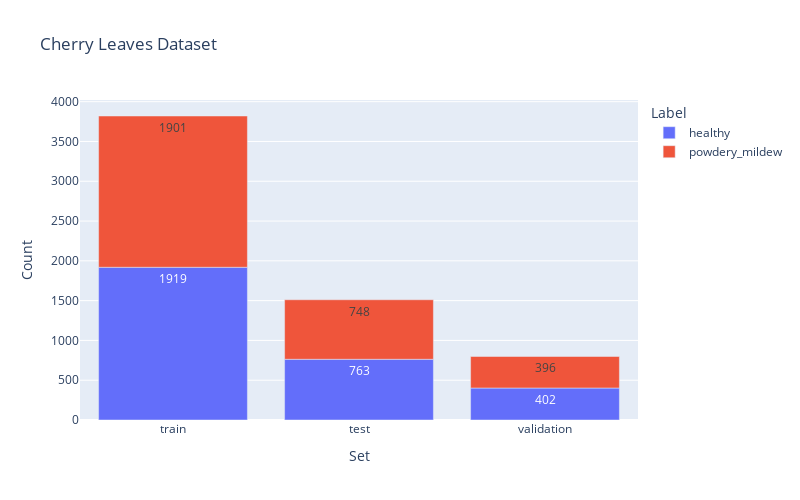

The notebook cell saved with this chart:
### Markdown cell above
## Label Distribution - Bar Chart

### Code cell
fig = px.bar(df_freq, 
            x="Set", 
            y="Count", 
            color='Label', 
            title="Cherry Leaves Dataset", 
            text_auto=True)
fig.update_layout(
    autosize=False,
    width=800, 
    height=500, 
    )
fig.show()
fig.write_image(f'{file_path}/number_leaves_sets.png')

### Figure 1 — Plotly figure (JSON) as saved in the notebook; plotly's stock layout.template omitted (floating-point values rounded to 4 significant figures)
{"data": [{"alignmentgroup": "True", "hovertemplate": "Label=healthy<br>Set=%{x}<br>Count=%{y}<extra></extra>", "legendgroup": "healthy", "marker": {"color": "#636efa", "pattern": {"shape": ""}}, "name": "healthy", "offsetgroup": "healthy", "orientation": "v", "showlegend": true, "textposition": "auto", "texttemplate": "%{y}", "type": "bar", "x": ["train", "test", "validation"], "xaxis": "x", "y": [1919, 763, 402], "yaxis": "y"}, {"alignmentgroup": "True", "hovertemplate": "Label=powdery_mildew<br>Set=%{x}<br>Count=%{y}<extra></extra>", "legendgroup": "powdery_mildew", "marker": {"color": "#EF553B", "pattern": {"shape": ""}}, "name": "powdery_mildew", "offsetgroup": "powdery_mildew", "orientation": "v", "showlegend": true, "textposition": "auto", "texttemplate": "%{y}", "type": "bar", "x": ["train", "test", "validation"], "xaxis": "x", "y": [1901, 748, 396], "yaxis": "y"}], "layout": {"autosize": false, "barmode": "relative", "height": 500, "legend": {"title": {"text": "Label"}, "tracegroupgap": 0}, "title": {"text": "Cherry Leaves Dataset"}, "width": 800, "xaxis": {"anchor": "y", "domain": [0, 1], "title": {"text": "Set"}}, "yaxis": {"anchor": "x", "domain": [0, 1], "title": {"text": "Count"}}}}
